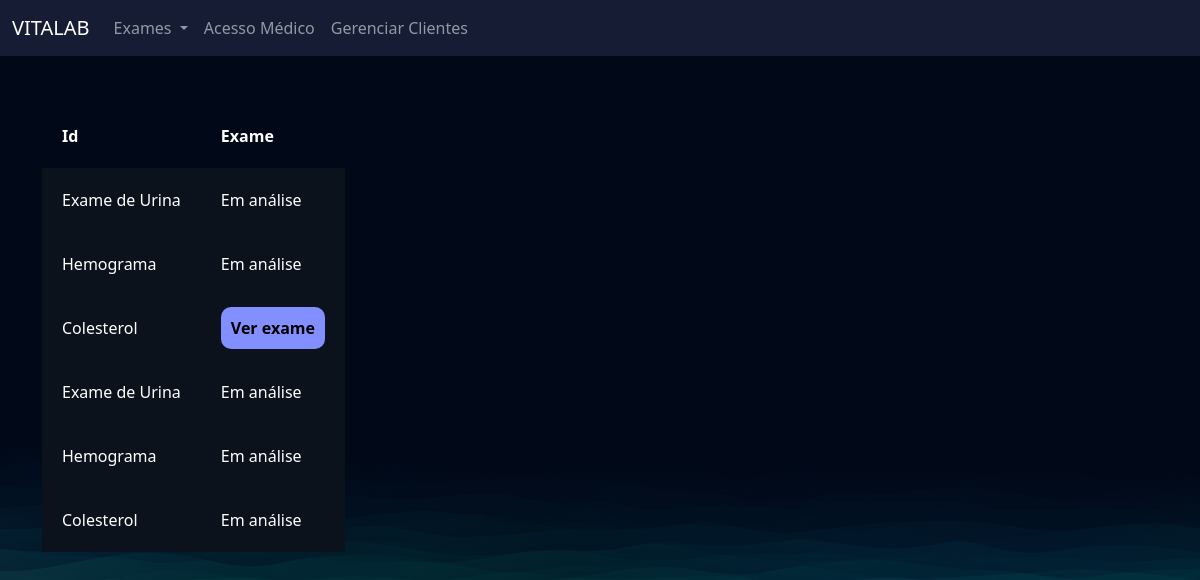
/exames/acesso_medico/_BE0ASkz, run on the app's committed database.
### exames/models.py (models this page shows, shortened)
class SolicitacaoExame(models.Model):
    choice_status = (
        ('E', 'Em análise'),
        ('F', 'Finalizado')
    )
    usuario = models.ForeignKey(User, on_delete=models.DO_NOTHING)
    exame = models.ForeignKey(TiposExames, on_delete=models.DO_NOTHING)
    status = models.CharField(max_length=2, choices=choice_status)
    resultado = models.FileField(upload_to="resultados", null=True, blank=True)
    requer_senha = models.BooleanField(default=False)
    senha = models.CharField(max_length=6, null=True, blank=True)

class TiposExames (models.Model) :
    tipo_choices = (
        ('I', 'Exame de imagem'),
        ('S', 'Exame de Sangue')
    )
    nome = models.CharField(max_length=50)
    tipo = models.CharField(max_length=2, choices=tipo_choices)
    preco = models.FloatField()
    disponivel = models.BooleanField(default=True)
    horario_inicial = models.IntegerField()
    horario_final = models.IntegerField()

### exames/views.py (the view)
# urls.py: path('acesso_medico/<str:token>', views.acesso_medico, name="acesso_medico"),
def acesso_medico(request, token):
    acesso_medico = AcessoMedico.objects.get(token = token)
    if acesso_medico.status == 'Expirado':
        messages.add_message(request, constants.WARNING, 'Esse link já se expirou!')
        return redirect('/usuarios/login')
    pedidos = PedidosExames.objects.filter(data__gte = acesso_medico.data_exames_iniciais).filter(data__lte = acesso_medico.data_exames_finais).filter(usuario=acesso_medico.usuario)
    return render(request, 'acesso_medico.html', {'pedidos': pedidos})

### exames/models.py (called while the page is built)
    @property
    def status(self):
        return 'Expirado' if timezone.now() > (self.criado_em + timedelta(hours=self.tempo_de_acesso)) else 'Ativo'

### exames/templates/acesso_medico.html
{% extends "bases/base.html" %} {% load static %} {% block 'head' %}
<link href="{% static 'exames/css/css.css' %}" rel="stylesheet" />
<link href="{% static 'exames/css/gerenciar_pedidos.css' %}" rel="stylesheet" />
{% endblock 'head' %} {% block 'conteudo' %}
<br />
<br />
<div class="container">
  <table style="">
    <tr>
      <th>Id</th>
      <th>Exame</th>
    </tr>
    {% for pedido in pedidos %}
        {% for exame in pedido.exames.all %}
        <tr class="linha-tabela">
        <td>{{ exame.exame.nome }}</td>
        {% if exame.resultado %}
            <td><a href="{{ exame.resultado.url }}" class="btn-secundario" style="text-decoration: none;">Ver exame</a></td>
        {% else %}
            <td>Em análise</td>
        {% endif %}
        </tr>
        {% endfor %}
    {% endfor %}
  </table>
</div>
{% endblock 'conteudo' %}

### templates/static/geral/css/base.css (style rules this page uses)
:root { --main-color: #151C34; --dark-color: #0C121C ; --light-color: #6DE6EE; --contrast-color: #f4c96b; --differential-color: #066668; }
* { color: white }

### templates/static/exames/css/css.css (style rules this page uses)
body { background-image: url('/static/geral/img/bg2.png'); background-size: cover; }
.btn-secundario { background-color: #838FFF; color: black; padding: 10px; font-weight: bold; border: none; border-radius: 10px; }

### templates/static/exames/css/gerenciar_pedidos.css (style rules this page uses)
.linha-tabela { background-color: var(--dark-color); height: 20px; }
td, th { padding: 20px; }

### data on the page
SolicitacaoExame: exame.nome "Exame de Urina", resultado "Em análise"
SolicitacaoExame: exame.nome "Hemograma", resultado "Em análise"
SolicitacaoExame: exame.nome "Colesterol"
SolicitacaoExame: exame.nome "Exame de Urina", resultado "Em análise"
SolicitacaoExame: exame.nome "Hemograma", resultado "Em análise"
SolicitacaoExame: exame.nome "Colesterol", resultado "Em análise"
